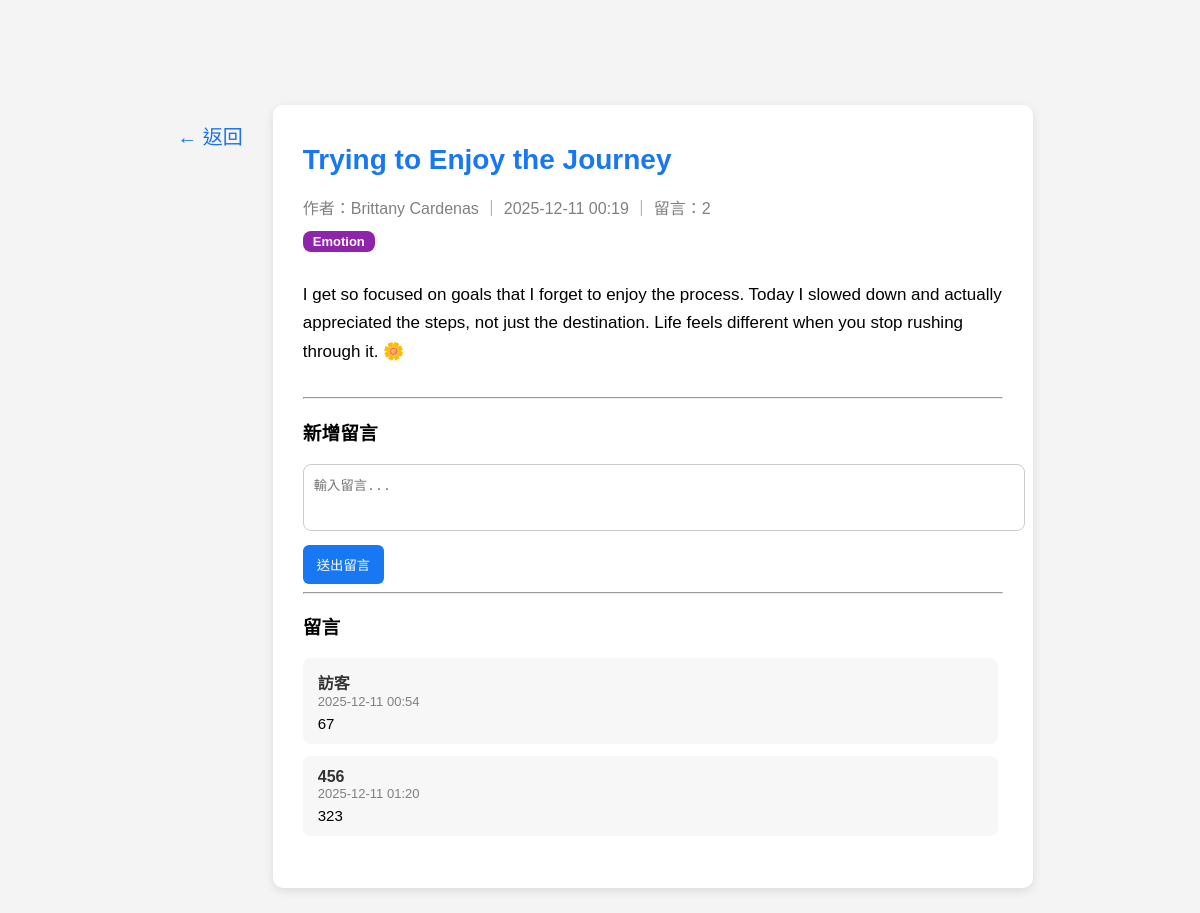
Page /posts/50 on the earlier database version.
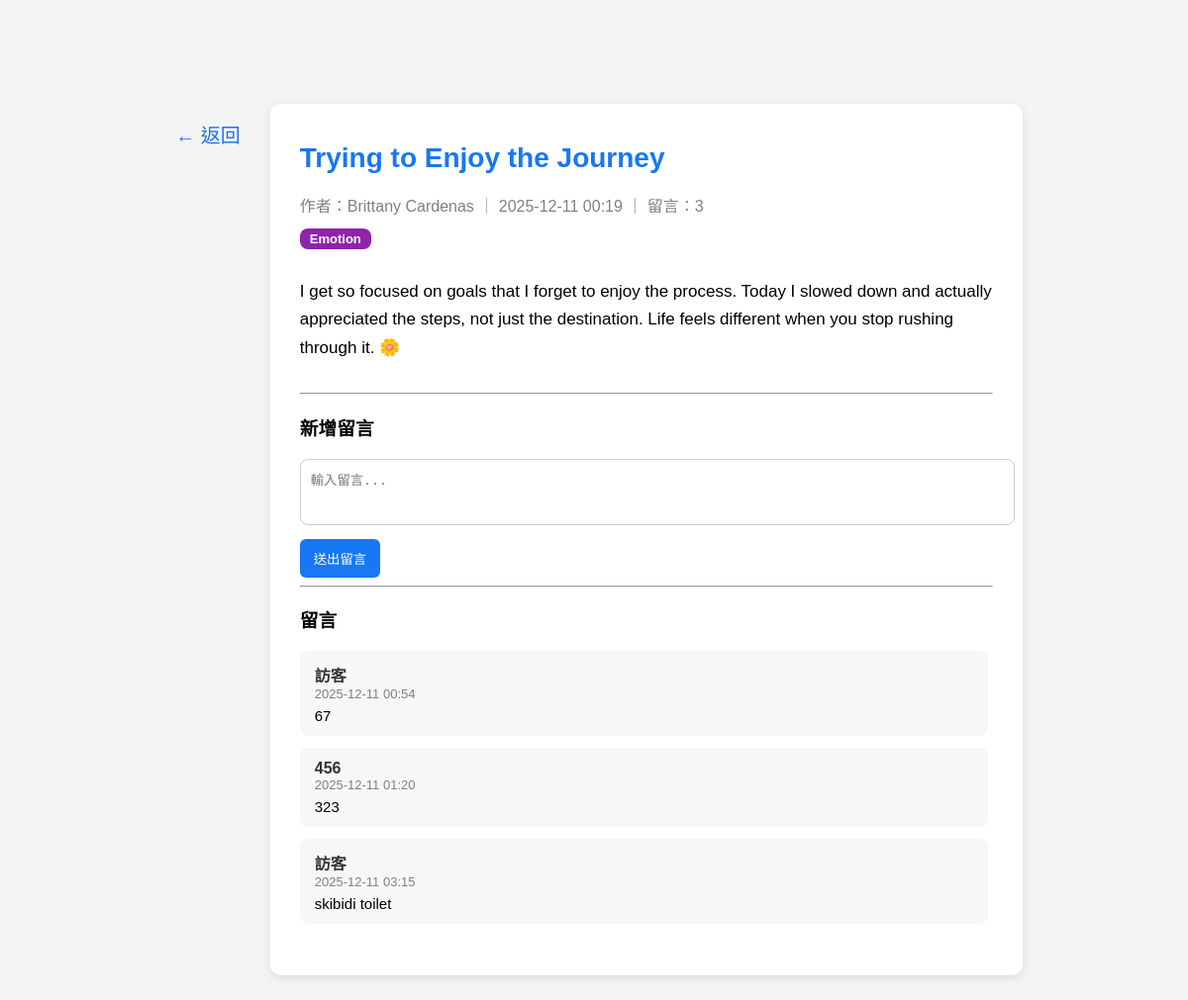
Same page on the later database version.
### models/comment.py (models this page shows)
class Comment(db.Model):
    id = db.Column(db.Integer, primary_key=True)
    content = db.Column(db.Text, nullable=False)
    author = db.Column(db.String(50), nullable=False)
    created_at = db.Column(db.DateTime, default=datetime.utcnow)
    post_id = db.Column(db.Integer, db.ForeignKey("post.id"), nullable=False)

### routes/posts.py (the view, shortened to what this page needs)
@posts_bp.route("/posts/<int:post_id>", methods=["GET", "POST"])
def view_post(post_id):
    post = Post.query.get_or_404(post_id)
    return render_template("post_view.html", post=post)

### templates/post_view.html (shortened to what this page needs)
<!DOCTYPE html>
<html lang="zh-Hant">
<head>
    <link rel="stylesheet" href="/static/style.css">
</head>
<body>
<div class="post-wrapper">
    <a href="/home" class="back-side-btn">← 返回</a>
    <div class="post-card">
        <h1 class="post-title">{{ post.title }}</h1>
        <p class="post-meta">
            作者：{{ post.user.username }} ｜ {{ post.created_at.strftime("%Y-%m-%d %H:%M") }}
            ｜ 留言：{{ post.comments|length }}
        </p>
        {% if post.tag %}
        <span class="tag-badge tag-{{ post.tag }}">{{ post.tag }}</span>
        {% endif %}
        <p class="post-content">
            {{ post.content | safe }}
        </p>
    <hr>
    <h3>新增留言</h3>
    <form method="POST">
        <textarea name="content" rows="3" placeholder="輸入留言..." required></textarea>
        <button type="submit">送出留言</button>
    </form>
    <hr>
    <h3>留言</h3>
    <div class="comment-container">
        {% if post.comments %}
            {% for c in post.comments %}
                <div class="comment-box">
                    <div class="comment-author">{{ c.author }}</div>
                    <div class="comment-time">{{ c.created_at.strftime("%Y-%m-%d %H:%M") }}</div>
                    <div class="comment-content">{{ c.content }}</div>
                </div>
            {% endfor %}
        {% else %}
            <p style="color:gray;">目前沒有留言。</p>
        {% endif %}
    </div>
</div>
</body>
</html>

Differences in the rows shown:
added Comment: author "訪客", created_at "2025-12-11 03:15", content "skibidi toilet"
Other differences:
{{ post.comments|length }}: "2" → "3"
